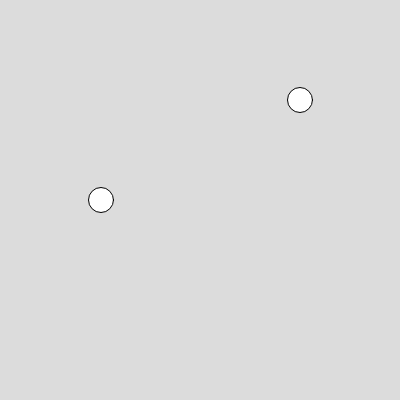
Frame 1 (no input)
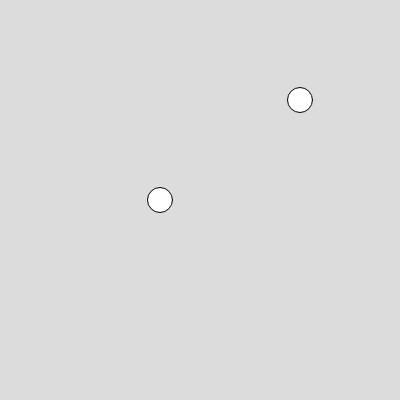
Frame 60 (no input)
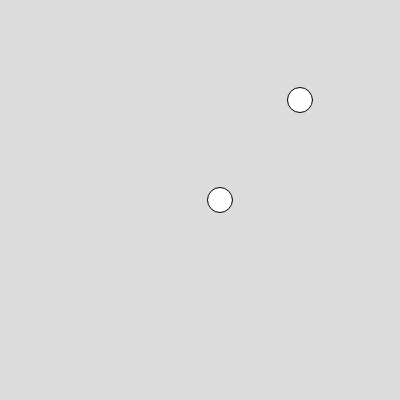
Frame 120 (the mouse pressed at the canvas centre since frame 60)

The p5.js sketch that drew these frames (run headless with seeded random() and noise() and a simulated clock; from frame 60 on, the mouse is pressed at the canvas centre):

// p5.js sketch
// ── sketch.js
class Boble{
  constructor(x, y){
    this.x = x;
    this.y = y;
    this.radius = 25;
  }
  tegn(){
    circle(this.x, this.y, this.radius);
  }
  flytt(){
    this.x += 1;
  }
}


let boble1 = new Boble(100,200, 25);
let boble2 = new Boble(300,100, 35);


function setup() {
  // put setup code here
  createCanvas(400, 400);

}

function draw() {
  // put drawing code here
  background(220);
  boble1.flytt();
  boble1.tegn();
  boble2.tegn();
}
